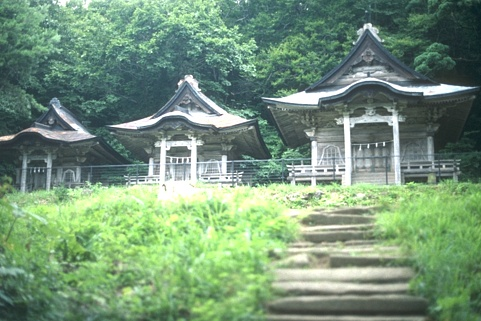
#> input picture Photos_Subset/Original/BSDS300_12_249087.jpg, 481 x 321 px; its folder holds only this picture in this run
$ jupyter execute salt_pepper_speckle_noise.ipynb   (older library calls are emulated)
#> lines starting #> are read from the running program, lines starting #| are printed output that depends on the picture
[cell 1]
import os
import cv2
import numpy as np
import random
from tqdm import tqdm
from skimage.metrics import peak_signal_noise_ratio as psnr
from skimage.metrics import structural_similarity as ssim
from scipy.stats import entropy
import pandas as pd
import zipfile

# Set seed for reproducibility
random.seed("This is a seed.")

# ============ PATH CONFIGURATION ============
base_path = "../Photos_Subset/Original"

# ============ VERIFY PATHS ============
if not os.path.exists(base_path):
    raise FileNotFoundError(f"Original folder not found at {base_path}")

if not os.path.isdir(base_path):
    raise NotADirectoryError(f"{base_path} is not a directory")

print(f" Base path verified: {base_path}")
print(f" Random seed: 'This is a seed.'\n")


# ---------------------------- Noise functions with parameters ----------------------------
def add_salt_pepper_noise(image, amount=0.2, salt_vs_pepper=0.5):
    """
    Add salt and pepper noise
    amount: proportion of image to be noised (0 to 1)
    salt_vs_pepper: proportion of salt vs pepper (0.5 = equal amounts)
    """
    noisy = np.copy(image)
    num_salt = np.ceil(amount * image.size * salt_vs_pepper)
    num_pepper = np.ceil(amount * image.size * (1 - salt_vs_pepper))

    # Add salt (white pixels)
    coords = [np.random.randint(0, i - 1, int(num_salt)) for i in image.shape[:2]]
    noisy[coords[0], coords[1]] = 255

    # Add pepper (black pixels)
    coords = [np.random.randint(0, i - 1, int(num_pepper)) for i in image.shape[:2]]
    noisy[coords[0], coords[1]] = 0

    return noisy

def add_speckle_noise(image, intensity=1.0):
    """
    Add speckle noise
    intensity: multiplier for noise strength (typical range: 0.1 to 5.0)
    """
    row, col, ch = image.shape
    gauss = np.random.randn(row, col, ch)
    noisy = image + image * gauss * intensity
    return np.clip(noisy, 0, 255).astype(np.uint8)

# ---------------------------- Comprehensive Metric Calculation ----------------------------
def calculate_entropy(image):
    """Calculate entropy of image"""
    if len(image.shape) == 3:
        gray = cv2.cvtColor(image, cv2.COLOR_BGR2GRAY)
    else:
        gray = image

    hist, _ = np.histogram(gray.flatten(), bins=256, range=(0, 256))
    hist = hist / hist.sum()  # Normalize
    hist = hist[hist > 0]  # Remove zeros
    return entropy(hist, base=2)

def calculate_sharpness(image):
    """Calculate sharpness using Laplacian variance"""
    if len(image.shape) == 3:
        gray = cv2.cvtColor(image, cv2.COLOR_BGR2GRAY)
    else:
        gray = image

    laplacian = cv2.Laplacian(gray, cv2.CV_64F)
    return laplacian.var()

def calculate_spatial_frequency(image):
    """Calculate spatial frequency"""
    if len(image.shape) == 3:
        gray = cv2.cvtColor(image, cv2.COLOR_BGR2GRAY)
    else:
        gray = image

    gray = gray.astype(np.float64)

    # Row frequency
    RF = np.sqrt(np.mean(np.diff(gray, axis=1) ** 2))

    # Column frequency
    CF = np.sqrt(np.mean(np.diff(gray, axis=0) ** 2))

    # Spatial frequency
    SF = np.sqrt(RF ** 2 + CF ** 2)

    return SF

def calculate_dynamic_range(image):
    """Calculate dynamic range"""
    if len(image.shape) == 3:
        gray = cv2.cvtColor(image, cv2.COLOR_BGR2GRAY)
    else:
        gray = image

    return np.max(gray) - np.min(gray)

def calculate_noise_variance(original, noisy):
    """Calculate variance of the noise (difference between original and noisy)"""
    if len(original.shape) == 3:
        original_gray = cv2.cvtColor(original, cv2.COLOR_BGR2GRAY)
        noisy_gray = cv2.cvtColor(noisy, cv2.COLOR_BGR2GRAY)
    else:
        original_gray = original
        noisy_gray = noisy

    noise = noisy_gray.astype(np.float64) - original_gray.astype(np.float64)
    return np.var(noise)

def calculate_all_metrics(original, noisy):
    """Calculate all metrics between original and noisy images"""
    # Convert to grayscale for metric calculation
    if len(original.shape) == 3:
        original_gray = cv2.cvtColor(original, cv2.COLOR_BGR2GRAY)
        noisy_gray = cv2.cvtColor(noisy, cv2.COLOR_BGR2GRAY)
    else:
        original_gray = original
        noisy_gray = noisy

    # PSNR
    psnr_value = psnr(original_gray, noisy_gray, data_range=255)

    # SSIM
    ssim_value = ssim(original_gray, noisy_gray, data_range=255)

    # MSE
    mse_value = np.mean((original_gray.astype(np.float64) - noisy_gray.astype(np.float64)) ** 2)

    # Entropy difference
    entropy_orig = calculate_entropy(original)
    entropy_noisy = calculate_entropy(noisy)
    entropy_diff = abs(entropy_noisy - entropy_orig)

    # Noise variance
    noise_var = calculate_noise_variance(original, noisy)

    # Sharpness
    sharpness_value = calculate_sharpness(noisy)

    # Spatial frequency
    spatial_freq = calculate_spatial_frequency(noisy)

    # Dynamic range
    dynamic_range = calculate_dynamic_range(noisy)

    return {
        "PSNR": psnr_value,
        "SSIM": ssim_value,
        "MSE": mse_value,
        "Entropy_Diff": entropy_diff,
        "Noise_Variance": noise_var,
        "Sharpness": sharpness_value,
        "Spatial_Freq": spatial_freq,
        "Dynamic_Range": dynamic_range
    }

# ---------------------------- Parameter configurations ----------------------------
# Different parameter sets to test
SALT_PEPPER_PARAMS = [
    {"amount": 0.01, "salt_vs_pepper": 0.5, "name": "amount_0.01"},
    {"amount": 0.05, "salt_vs_pepper": 0.5, "name": "amount_0.05"},
    {"amount": 0.1, "salt_vs_pepper": 0.5, "name": "amount_0.10"},
    {"amount": 0.15, "salt_vs_pepper": 0.5, "name": "amount_0.15"},
    {"amount": 0.2, "salt_vs_pepper": 0.5, "name": "amount_0.20"},
]

SPECKLE_PARAMS = [
    {"intensity": 0.5, "name": "intensity_0.5"},
    {"intensity": 1.0, "name": "intensity_1.0"},
    {"intensity": 1.5, "name": "intensity_1.5"},
    {"intensity": 2.0, "name": "intensity_2.0"},
    {"intensity": 2.5, "name": "intensity_2.5"},
    {"intensity": 3.0, "name": "intensity_3.0"},
]

# ---------------------------- Verify base_path exists ----------------------------
if not os.path.exists(base_path):
    raise FileNotFoundError(f"Base path does not exist: {base_path}")
if not os.path.isdir(base_path):
    raise NotADirectoryError(f"Base path is not a directory: {base_path}")

print(f"Base path verified: {base_path}")
print(f'Random seed set to: "This is a seed."')

# ---------------------------- Folder setup ----------------------------
noised_root = os.path.join(base_path, "Noised_Images_Params")
metrics_root = os.path.join(base_path, "Metrics_CSVs")

os.makedirs(noised_root, exist_ok=True)
os.makedirs(metrics_root, exist_ok=True)

# Get all image files and separate them into color and BW
all_files = [f for f in os.listdir(base_path)
             if f.lower().endswith((".png", ".jpg", ".jpeg", ".bmp", ".tiff"))
             and os.path.isfile(os.path.join(base_path, f))]

# Separate color and BW files similar to teammate's approach
color_files = []
bw_files = []

for filename in all_files:
    if filename[-6:-4] == 'bw' or filename.lower().endswith('_bw.jpg') or filename.lower().endswith('_bw.png'):
        bw_files.append(filename)
    else:
        color_files.append(filename)

print(f"Found {len(color_files)} color images")
print(f"Found {len(bw_files)} BW images")
print(f"Total: {len(all_files)} images")

# ---------------------------- Process Salt & Pepper Noise ----------------------------


for param_config in SALT_PEPPER_PARAMS:
    param_name = param_config["name"]
    amount = param_config["amount"]
    salt_vs_pepper = param_config["salt_vs_pepper"]

    print(f"\nProcessing: {param_name} (amount={amount}, salt_vs_pepper={salt_vs_pepper})")

    # Create output directory for this parameter
    param_output_dir = os.path.join(noised_root, param_name)
    os.makedirs(param_output_dir, exist_ok=True)

    # Store metrics for this parameter configuration
    metrics_color = []
    metrics_bw = []

    # Process all files (color and BW together)
    print(f"  Processing images...")
    for filename in tqdm(all_files, desc=f"    {param_name}"):
        filepath = os.path.join(base_path, filename)
        img = cv2.imread(filepath)
#> img is the input picture: shape (321, 481, 3); mean B, G, R 120.9, 148.3, 118

        if img is None:
            continue

        # Add noise
        noisy_img = add_salt_pepper_noise(img, amount=amount, salt_vs_pepper=salt_vs_pepper)
#> in add_salt_pepper_noise, `noisy[coords[0], coords[1]] = 0`:
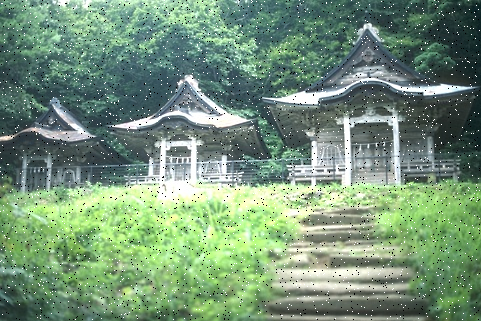
#> noisy: shape (321, 481, 3); mean B, G, R 121.1, 147.6, 118.2

        # Save with same naming convention as teammate
        output_filename = f"noisy_{filename}"
        output_path = os.path.join(param_output_dir, output_filename)
        cv2.imwrite(output_path, noisy_img)

        # Calculate metrics
        metrics = calculate_all_metrics(img, noisy_img)
#> in calculate_all_metrics, `original_gray = cv2.cvtColor(original, cv2.COLOR_BGR2GRAY)`:
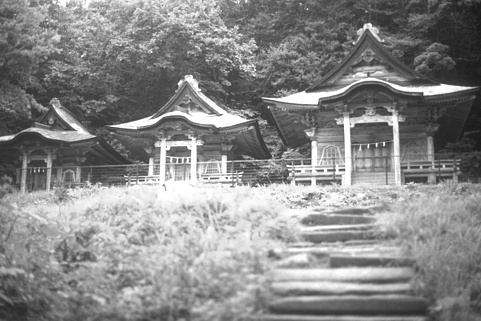
#> original_gray: shape (321, 481); min 23, max 255, mean 136.1
#> in calculate_all_metrics, `noisy_gray = cv2.cvtColor(noisy, cv2.COLOR_BGR2GRAY)`:
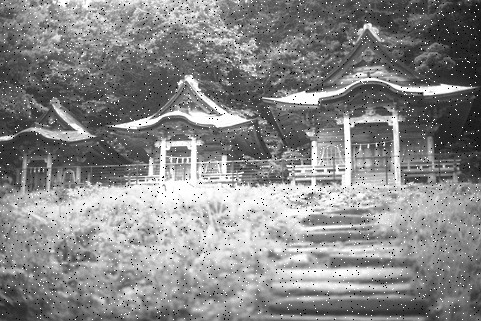
#> noisy_gray: shape (321, 481); min 0, max 255, mean 135.8
#> in calculate_all_metrics, `psnr_value = psnr(original_gray, noisy_gray, data_range=255)`: psnr_value = 20.39
#> in calculate_all_metrics, `ssim_value = ssim(original_gray, noisy_gray, data_range=255)`: ssim_value = 0.646
#> in calculate_all_metrics, `mse_value = np.mean((original_gray.astype(np.float64) - noisy_gray.ast..`: mse_value = 595.1
#> in calculate_entropy, `hist, _ = np.histogram(gray.flatten(), bins=256, range=(0, 256))`: hist = 256 values, max 1430 at index 254, min 0 at index 0, mean 603.1
#> in calculate_entropy, `hist = hist / hist.sum()`: hist = 256 values, max 0.00926 at index 254, min 0 at index 0, mean 0.00391
#> in calculate_entropy, `hist = hist[hist > 0]`: hist = 232 values, max 0.00926 at index 230, min 6.48e-06 at index 0, mean 0.00431
#> in calculate_all_metrics, `entropy_orig = calculate_entropy(original)`: entropy_orig = 7.72
#> in calculate_all_metrics, `entropy_noisy = calculate_entropy(noisy)`: entropy_noisy = 7.69
#> in calculate_all_metrics, `entropy_diff = abs(entropy_noisy - entropy_orig)`: entropy_diff = 0.0223
#> in calculate_noise_variance, `noise = noisy_gray.astype(np.float64) - original_gray.astype(np.float64)`:
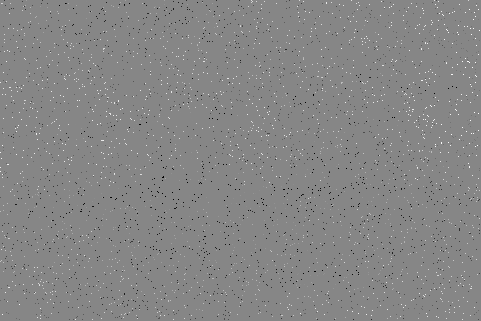
#> noise: shape (321, 481) float64; min -255, max 227, mean -0.3; drawn with min black and max white
#> in calculate_all_metrics, `noise_var = calculate_noise_variance(original, noisy)`: noise_var = 595
#> in calculate_sharpness, `laplacian = cv2.Laplacian(gray, cv2.CV_64F)`:
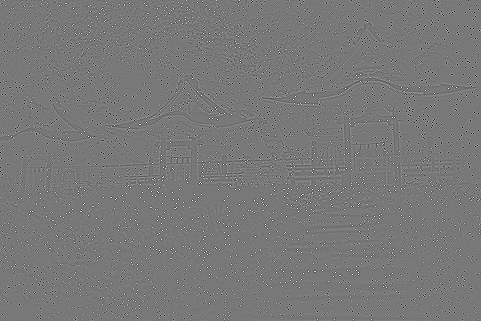
#> laplacian: shape (321, 481) float64; min -917, max 1020, mean 0; drawn with min black and max white
#> in calculate_all_metrics, `sharpness_value = calculate_sharpness(noisy)`: sharpness_value = 13164.4
#> in calculate_spatial_frequency, `RF = np.sqrt(np.mean(np.diff(gray, axis=1) ** 2))`: RF = 37.34
#> in calculate_spatial_frequency, `CF = np.sqrt(np.mean(np.diff(gray, axis=0) ** 2))`: CF = 39.82
#> in calculate_spatial_frequency, `SF = np.sqrt(RF ** 2 + CF ** 2)`: SF = 54.59
#> in calculate_all_metrics, `dynamic_range = calculate_dynamic_range(noisy)`: dynamic_range = 255
#> metrics = {'PSNR': 20.39, 'SSIM': 0.646, 'MSE': 595.1, 'Entropy_Diff': 0.0223, 'Noise_Variance': 595, 'Sharpness': 13164.4, 'Spatial_Freq': 54.59, 'Dynamic_Range': 255}
        metrics["Name"] = output_filename

        # Separate metrics by color vs BW
        if filename[-6:-4] == 'bw' or filename.lower().endswith('_bw.jpg') or filename.lower().endswith('_bw.png'):
            metrics_bw.append(metrics)
        else:
            metrics_color.append(metrics)

    # Save CSV for this parameter configuration - COLOR
    if metrics_color:
        df_color = pd.DataFrame(metrics_color)
#> df_color = table of 1 rows and 9 columns
        column_order = ["Name", "PSNR", "SSIM", "MSE", "Entropy_Diff",
                        "Noise_Variance", "Sharpness", "Spatial_Freq", "Dynamic_Range"]
        df_color = df_color[column_order]
        csv_path_color = os.path.join(metrics_root, f"noisy_{param_name}.csv")
        df_color.to_csv(csv_path_color, index=False)
        print(f"  Saved: {csv_path_color}")

    # Save CSV for this parameter configuration - BW
    if metrics_bw:
        df_bw = pd.DataFrame(metrics_bw)
        df_bw = df_bw[column_order]
        csv_path_bw = os.path.join(metrics_root, f"noisy_{param_name}_bw.csv")
        df_bw.to_csv(csv_path_bw, index=False)
        print(f"  Saved: {csv_path_bw}")

# ---------------------------- Process Speckle Noise ----------------------------

for param_config in SPECKLE_PARAMS:
    param_name = param_config["name"]
#> param_name = 'intensity_0.5'
    intensity = param_config["intensity"]

    print(f"\nProcessing: {param_name} (intensity={intensity})")
#| Processing: intensity_0.5 (intensity=0.5)

    # Create output directory for this parameter
    param_output_dir = os.path.join(noised_root, param_name)
    os.makedirs(param_output_dir, exist_ok=True)

    # Store metrics for this parameter configuration
    metrics_color = []
    metrics_bw = []

    # Process all files (color and BW together)
    print(f"  Processing images...")
    for filename in tqdm(all_files, desc=f"    {param_name}"):
        filepath = os.path.join(base_path, filename)
        img = cv2.imread(filepath)

        if img is None:
            continue

        # Add noise
        noisy_img = add_speckle_noise(img, intensity=intensity)
#> in add_speckle_noise, `noisy = image + image * gauss * intensity`:
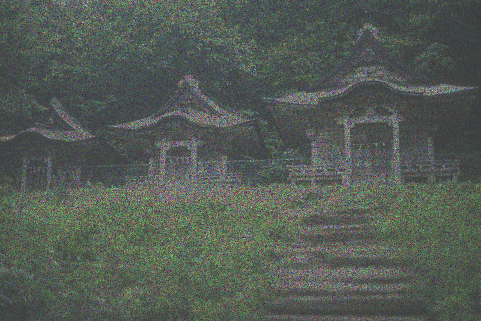
#> noisy: shape (321, 481, 3) float64; mean B, G, R 121.1, 148.5, 118; drawn with min black and max white
#> in add_speckle_noise, `return np.clip(noisy, 0, 255).astype(np.uint8)`:
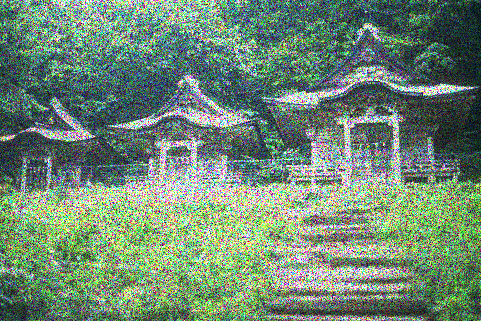
#> returned value: shape (321, 481, 3); mean of channels 0, 1, 2 116.9, 137.6, 112.6; drawn as B, G, R

        # Save with same naming convention as teammate
        output_filename = f"noisy_{filename}"
#> output_filename = 'noisy_BSDS300_12_249087.jpg'
        output_path = os.path.join(param_output_dir, output_filename)
        cv2.imwrite(output_path, noisy_img)

        # Calculate metrics
        metrics = calculate_all_metrics(img, noisy_img)
#> in calculate_all_metrics (call 6), `noisy_gray = cv2.cvtColor(noisy, cv2.COLOR_BGR2GRAY)`:
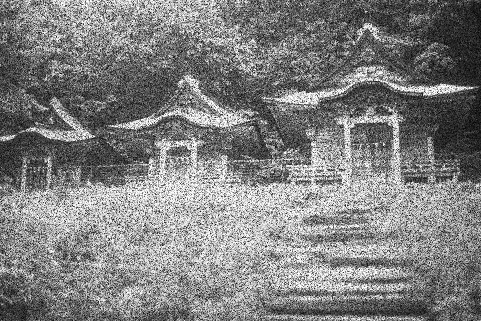
#> noisy_gray: shape (321, 481); min 0, max 255, mean 127.7
#> in calculate_noise_variance (call 6), `noise = noisy_gray.astype(np.float64) - original_gray.astype(np.float64)`:
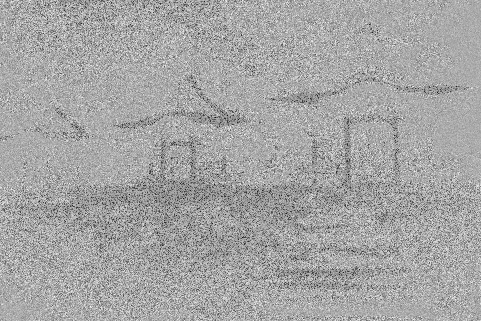
#> noise: shape (321, 481) float64; min -250, max 122, mean -8.4; drawn with min black and max white
#> in calculate_sharpness (call 6), `laplacian = cv2.Laplacian(gray, cv2.CV_64F)`:
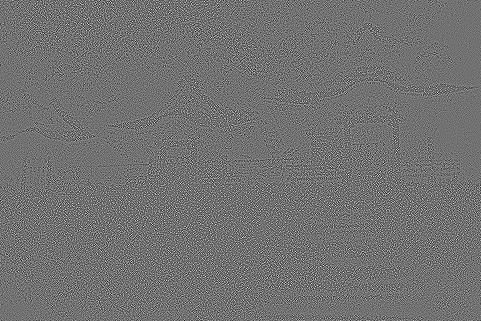
#> laplacian: shape (321, 481) float64; min -713, max 879, mean 0; drawn with min black and max white
        metrics["Name"] = output_filename

        # Separate metrics by color vs BW
        if filename[-6:-4] == 'bw' or filename.lower().endswith('_bw.jpg') or filename.lower().endswith('_bw.png'):
            metrics_bw.append(metrics)
        else:
            metrics_color.append(metrics)

    # Save CSV for this parameter configuration - COLOR
    if metrics_color:
        df_color = pd.DataFrame(metrics_color)
        column_order = ["Name", "PSNR", "SSIM", "MSE", "Entropy_Diff",
                        "Noise_Variance", "Sharpness", "Spatial_Freq", "Dynamic_Range"]
        df_color = df_color[column_order]
        csv_path_color = os.path.join(metrics_root, f"noisy_{param_name}.csv")
        df_color.to_csv(csv_path_color, index=False)
        print(f"  Saved: {csv_path_color}")

    # Save CSV for this parameter configuration - BW
    if metrics_bw:
        df_bw = pd.DataFrame(metrics_bw)
        df_bw = df_bw[column_order]
        csv_path_bw = os.path.join(metrics_root, f"noisy_{param_name}_bw.csv")
        df_bw.to_csv(csv_path_bw, index=False)
        print(f"  Saved: {csv_path_bw}")


print(f"\nTotal parameter configurations tested:")
print(f"  Salt & Pepper: {len(SALT_PEPPER_PARAMS)} configurations")
print(f"  Speckle: {len(SPECKLE_PARAMS)} configurations")
print(f"  Total CSV files created: {(len(SALT_PEPPER_PARAMS) + len(SPECKLE_PARAMS)) * 2}")
print(f"\nImages processed:")
print(f"  Color: {len(color_files)}")
print(f"  BW: {len(bw_files)}")
print(f"\nAll metrics saved to: {metrics_root}")
print(f"All noised images saved to: {noised_root}")
print("\nDone")
